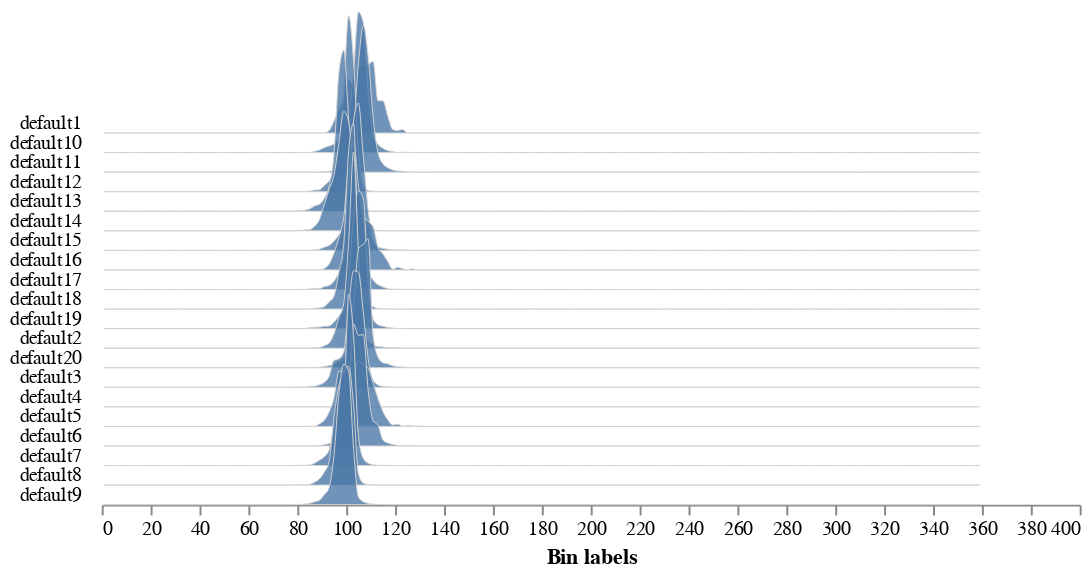

The notebook cell this image was saved under:
### Code cell
shape_img = pcv.analyze.color(rgb_img=img, labeled_mask=labeled_mask, n_labels=20, colorspaces="HSV")

### Figure 1 — Vega-Lite specification as saved in the notebook (floating-point values rounded to 4 significant figures; data arrays with more than 128 entries replaced by an {"elided": "..."} marker saying what was removed)
{"config": {"view": {"continuousWidth": 300, "continuousHeight": 300, "stroke": null}, "axis": {"grid": false}, "facet": {"columns": 1, "spacing": 0}, "title": {"anchor": "end"}}, "data": {"name": "data-9a3019209e85fbefff6bcd6a61f4bedb"}, "facet": {"field": "sample", "header": {"labelAngle": 0, "labelAlign": "left", "labelOrient": "left"}, "title": null, "type": "nominal"}, "spec": {"mark": {"type": "area", "fillOpacity": 0.8, "interpolate": "monotone", "stroke": "lightgray", "strokeWidth": 0.5}, "encoding": {"x": {"field": "label", "title": "Bin labels", "type": "quantitative"}, "y": {"axis": null, "field": "value", "scale": {"range": [10, -100]}, "type": "quantitative"}}, "height": 10, "width": 500}, "bounds": "flush", "$schema": "https://vega.github.io/schema/vega-lite/v5.8.0.json", "datasets": {"data-9a3019209e85fbefff6bcd6a61f4bedb": {"elided": "3600 records"}}}
